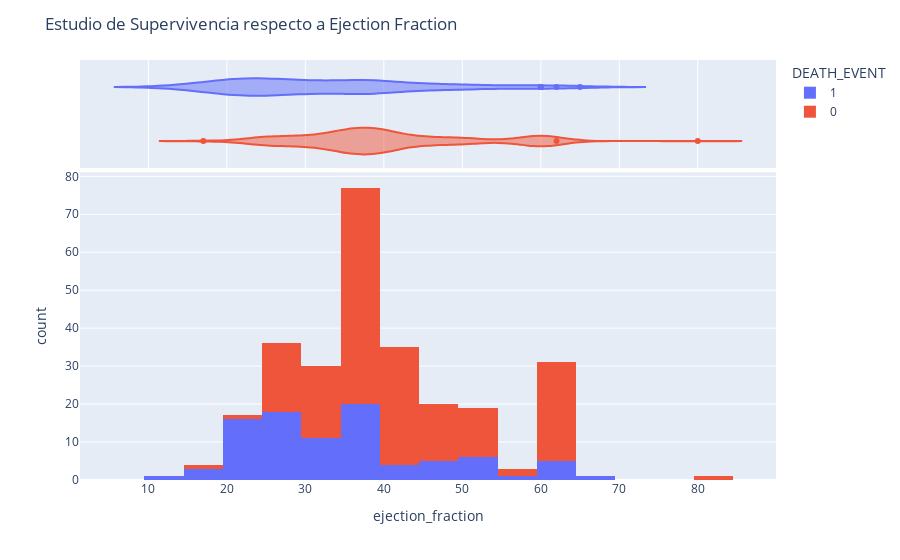

Notebook cell for this chart:
### Markdown cell above
<h2 style="color: #e4e978">¿Qué tan probable es que una persona con un bajo porcentaje de sangre que sale del corazón en cada contracción  no sobreviva ante la IC?</h2>
La fracción de eyección (FE) es una medición, expresada como un porcentaje, de la cantidad de sangre que el ventrículo izquierdo bombea hacia fuera con cada contracción.
Donde:

- Una fracción de eyección normal del corazón puede estar entre el 50% y el 70%.

- Una FE del 41% al 49% puede considerarse “limítrofe”. No siempre indica que una persona está desarrollando insuficiencia cardíaca. En cambio, puede indicar daños, quizás de un ataque al corazón anterior.

- Una medición de la fracción de eyección inferior al 40% puede ser evidencia de insuficiencia cardíaca o miocardiopatía.

- Una medición de la fracción de eyección superior al 75% puede indicar una enfermedad cardíaca, como la miocardiopatía hipertrófica.

### Code cell
porcentajeS = px.histogram(train, x="ejection_fraction", color="DEATH_EVENT", marginal="violin", hover_data=train.columns)
porcentajeS.update_layout(title_text="Estudio de Supervivencia respecto a Ejection Fraction")
porcentajeS.show()

### Figure 1 — Plotly figure (JSON) as saved in the notebook; plotly's stock layout.template omitted (floating-point values rounded to 4 significant figures; data arrays with more than 128 entries replaced by an {"elided": "..."} marker saying what was removed)
{"data": [{"alignmentgroup": "True", "bingroup": "x", "hovertemplate": "DEATH_EVENT=1<br>ejection_fraction=%{x}<br>count=%{y}<extra></extra>", "legendgroup": "1", "marker": {"color": "#636efa"}, "name": "1", "offsetgroup": "1", "orientation": "v", "showlegend": true, "type": "histogram", "x": [20, 38, 20, 20, 20, 40, 15, 60, 65, 38, 25, 30, 38, 50, 38, 14, 25, 55, 30, 35, 30, 38, 40, 45, 38, 30, 38, 45, 35, 50, 35, 50, 50, 38, 20, 30, 45, 60, 38, 25, 38, 20, 30, 25, 20, 62, 50, 38, 30, 20, 20, 25, 40, 35, 20, 15, 25, 25, 25, 35, 20, 20, 25, 25, 25, 60, 60, 38, 40, 17, 25, 45, 35, 30, 38, 20, 25, 25, 38, 25, 30, 50, 25, 20, 45, 30, 20, 30, 25, 25, 20], "xaxis": "x", "yaxis": "y"}, {"alignmentgroup": "True", "customdata": {"elided": "91x14 mixed values"}, "hovertemplate": "DEATH_EVENT=%{customdata[12]}<br>ejection_fraction=%{customdata[4]}<br>age=%{customdata[0]}<br>anaemia=%{customdata[1]}<br>creatinine_phosphokinase=%{customdata[2]}<br>diabetes=%{customdata[3]}<br>high_blood_pressure=%{customdata[5]}<br>platelets=%{customdata[6]}<br>serum_creatinine=%{customdata[7]}<br>serum_sodium=%{customdata[8]}<br>sex=%{customdata[9]}<br>smoking=%{customdata[10]}<br>time=%{customdata[11]}<br>is_train=%{customdata[13]}<extra></extra>", "legendgroup": "1", "marker": {"color": "#636efa"}, "name": "1", "offsetgroup": "1", "scalegroup": "x", "showlegend": false, "type": "violin", "x": [20, 38, 20, 20, 20, 40, 15, 60, 65, 38, 25, 30, 38, 50, 38, 14, 25, 55, 30, 35, 30, 38, 40, 45, 38, 30, 38, 45, 35, 50, 35, 50, 50, 38, 20, 30, 45, 60, 38, 25, 38, 20, 30, 25, 20, 62, 50, 38, 30, 20, 20, 25, 40, 35, 20, 15, 25, 25, 25, 35, 20, 20, 25, 25, 25, 60, 60, 38, 40, 17, 25, 45, 35, 30, 38, 20, 25, 25, 38, 25, 30, 50, 25, 20, 45, 30, 20, 30, 25, 25, 20], "xaxis": "x2", "yaxis": "y2"}, {"alignmentgroup": "True", "bingroup": "x", "hovertemplate": "DEATH_EVENT=0<br>ejection_fraction=%{x}<br>count=%{y}<extra></extra>", "legendgroup": "0", "marker": {"color": "#EF553B"}, "name": "0", "offsetgroup": "0", "orientation": "v", "showlegend": true, "type": "histogram", "x": {"elided": "184 int values"}, "xaxis": "x", "yaxis": "y"}, {"alignmentgroup": "True", "customdata": {"elided": "184x14 mixed values"}, "hovertemplate": "DEATH_EVENT=%{customdata[12]}<br>ejection_fraction=%{customdata[4]}<br>age=%{customdata[0]}<br>anaemia=%{customdata[1]}<br>creatinine_phosphokinase=%{customdata[2]}<br>diabetes=%{customdata[3]}<br>high_blood_pressure=%{customdata[5]}<br>platelets=%{customdata[6]}<br>serum_creatinine=%{customdata[7]}<br>serum_sodium=%{customdata[8]}<br>sex=%{customdata[9]}<br>smoking=%{customdata[10]}<br>time=%{customdata[11]}<br>is_train=%{customdata[13]}<extra></extra>", "legendgroup": "0", "marker": {"color": "#EF553B"}, "name": "0", "offsetgroup": "0", "scalegroup": "x", "showlegend": false, "type": "violin", "x": {"elided": "184 int values"}, "xaxis": "x2", "yaxis": "y2"}], "layout": {"barmode": "relative", "legend": {"title": {"text": "DEATH_EVENT"}, "tracegroupgap": 0}, "margin": {"t": 60}, "title": {"text": "Estudio de Supervivencia respecto a Ejection Fraction"}, "xaxis": {"anchor": "y", "domain": [0, 1], "title": {"text": "ejection_fraction"}}, "xaxis2": {"anchor": "y2", "domain": [0, 1], "matches": "x", "showgrid": true, "showticklabels": false}, "yaxis": {"anchor": "x", "domain": [0, 0.7326], "title": {"text": "count"}}, "yaxis2": {"anchor": "x2", "domain": [0.7426, 1], "matches": "y2", "showgrid": false, "showline": false, "showticklabels": false, "ticks": ""}}}
